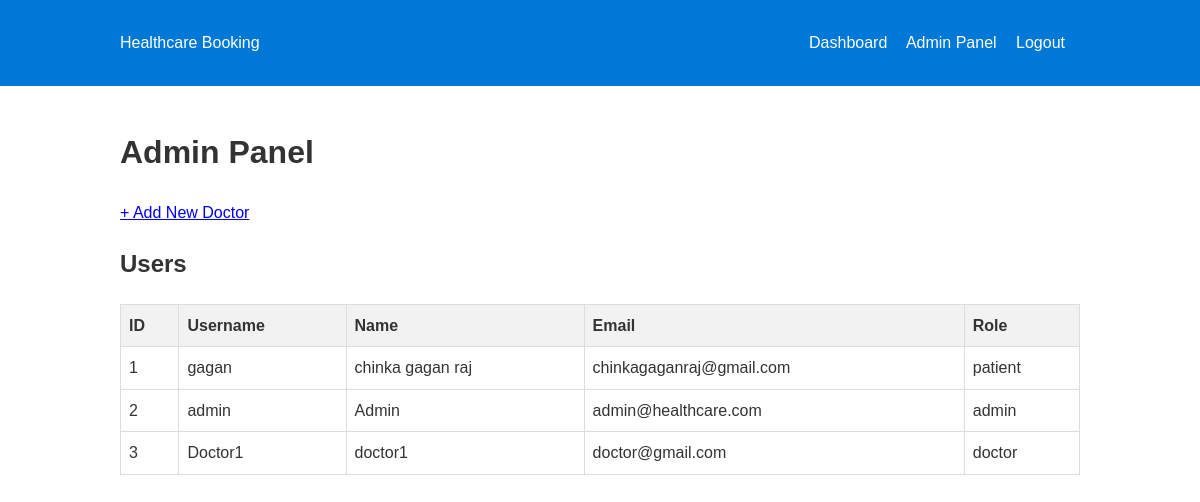
The app's page /admin (signed in) with its own data.
### models.py (models this page shows)
class User(db.Model):
    id = db.Column(db.Integer, primary_key=True)
    username = db.Column(db.String(80), unique=True, nullable=False)
    password = db.Column(db.String(120), nullable=False)
    role = db.Column(db.String(20), nullable=False)  # 'patient' or 'doctor' or 'admin'
    name = db.Column(db.String(100), nullable=False)
    email = db.Column(db.String(120), unique=True, nullable=False)
    appointments = db.relationship(
        'Appointment',
        primaryjoin="User.id==Appointment.patient_id",
        backref=db.backref('patient', lazy=True),
        lazy=True
    )
    doctor_appointments = db.relationship(
        'Appointment',
        primaryjoin="User.id==Appointment.doctor_id",
        backref=db.backref('doctor', lazy=True),
        lazy=True
    )

### app.py (the view)
@app.route('/admin')
def admin_panel():
    if 'user_id' not in session or session['role'] != 'admin':
        return redirect(url_for('login'))
    users = User.query.all()
    return render_template('admin.html', users=users)

### templates/admin.html (shortened to what this page needs)
{% extends "base.html" %}
{% block content %}
    <h1>Admin Panel</h1>
<a href="{{ url_for('add_doctor') }}" class="btn btn-success mb-3">
    + Add New Doctor
</a>
    <h2>Users</h2>
    <table>
        <tr>
            <th>ID</th>
            <th>Username</th>
            <th>Name</th>
            <th>Email</th>
            <th>Role</th>
        </tr>
        {% for user in users %}
            <tr>
                <td>{{ user.id }}</td>
                <td>{{ user.username }}</td>
                <td>{{ user.name }}</td>
                <td>{{ user.email }}</td>
                <td>{{ user.role }}</td>
            </tr>
        {% endfor %}
    </table>
{% endblock %}

### templates/base.html (shortened to what this page needs)
<!DOCTYPE html>
<html>
<head>
    <link rel="stylesheet" href="{{ url_for('static', filename='style.css') }}">
</head>
<body>
    <nav>
        <div class="container">
            <a href="{{ url_for('home') }}">Healthcare Booking</a>
            <div class="nav-links">
                {% if 'user_id' in session %}
                    <a href="{{ url_for('dashboard') }}">Dashboard</a>
                    {% if session['role'] == 'patient' %}
                        <a href="{{ url_for('book_appointment') }}">Book Appointment</a>
                    {% elif session['role'] == 'admin' %}
                        <a href="{{ url_for('admin_panel') }}">Admin Panel</a>
                    {% endif %}
                    <a href="{{ url_for('logout') }}">Logout</a>
                {% else %}
                    <a href="{{ url_for('login') }}">Login</a>
                    <a href="{{ url_for('register') }}">Register</a>
                {% endif %}
            </div>
        </div>
    </nav>
    <div class="container">
        {% block content %}{% endblock %}
    </div>
</body>
</html>

### static/style.css (style rules this page uses)
body { font-family: Arial, sans-serif; line-height: 1.6; margin: 0; padding: 0; color: #333; }
.container { width: 80%; margin: 0 auto; padding: 20px; }
nav { background: #0078d7; color: white; padding: 10px 0; }
nav a { color: white; text-decoration: none; margin-right: 15px; }
.nav-links { float: right; }
table { width: 100%; border-collapse: collapse; margin-top: 20px; }
table th, table td { border: 1px solid #ddd; padding: 8px; text-align: left; }
table th { background-color: #f2f2f2; }

### records on screen
User: id "1", username "gagan", name "chinka gagan raj", email "chinkagaganraj@gmail.com", role "patient"
User: id "2", username "admin", name "Admin", email "admin@healthcare.com", role "admin"
User: id "3", username "Doctor1", name "doctor1", email "doctor@gmail.com", role "doctor"
